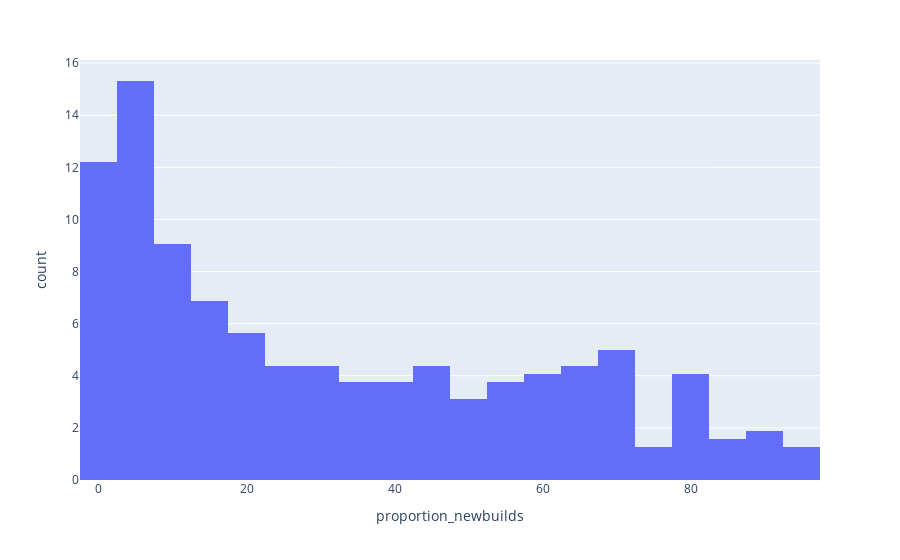

The code cell stored with this chart in its notebook:
### Markdown cell above
#### proportion_newbuilds variable

### Code cell
fig = px.histogram(df_num, x="proportion_newbuilds", nbins=25, histnorm='percent')
fig.show()

### Figure 1 — Plotly figure (JSON) as saved in the notebook; plotly's stock layout.template omitted (floating-point values rounded to 4 significant figures; data arrays with more than 128 entries replaced by an {"elided": "..."} marker saying what was removed)
{"data": [{"alignmentgroup": "True", "bingroup": "x", "histnorm": "percent", "hovertemplate": "proportion_newbuilds=%{x}<br>count=%{y}<extra></extra>", "legendgroup": "", "marker": {"color": "#636efa"}, "name": "", "nbinsx": 25, "offsetgroup": "", "orientation": "v", "showlegend": false, "type": "histogram", "x": {"elided": "320 float values"}, "xaxis": "x", "yaxis": "y"}], "layout": {"barmode": "relative", "legend": {"tracegroupgap": 0}, "margin": {"t": 60}, "xaxis": {"anchor": "y", "domain": [0, 1], "title": {"text": "proportion_newbuilds"}}, "yaxis": {"anchor": "x", "domain": [0, 1], "title": {"text": "count"}}}}
